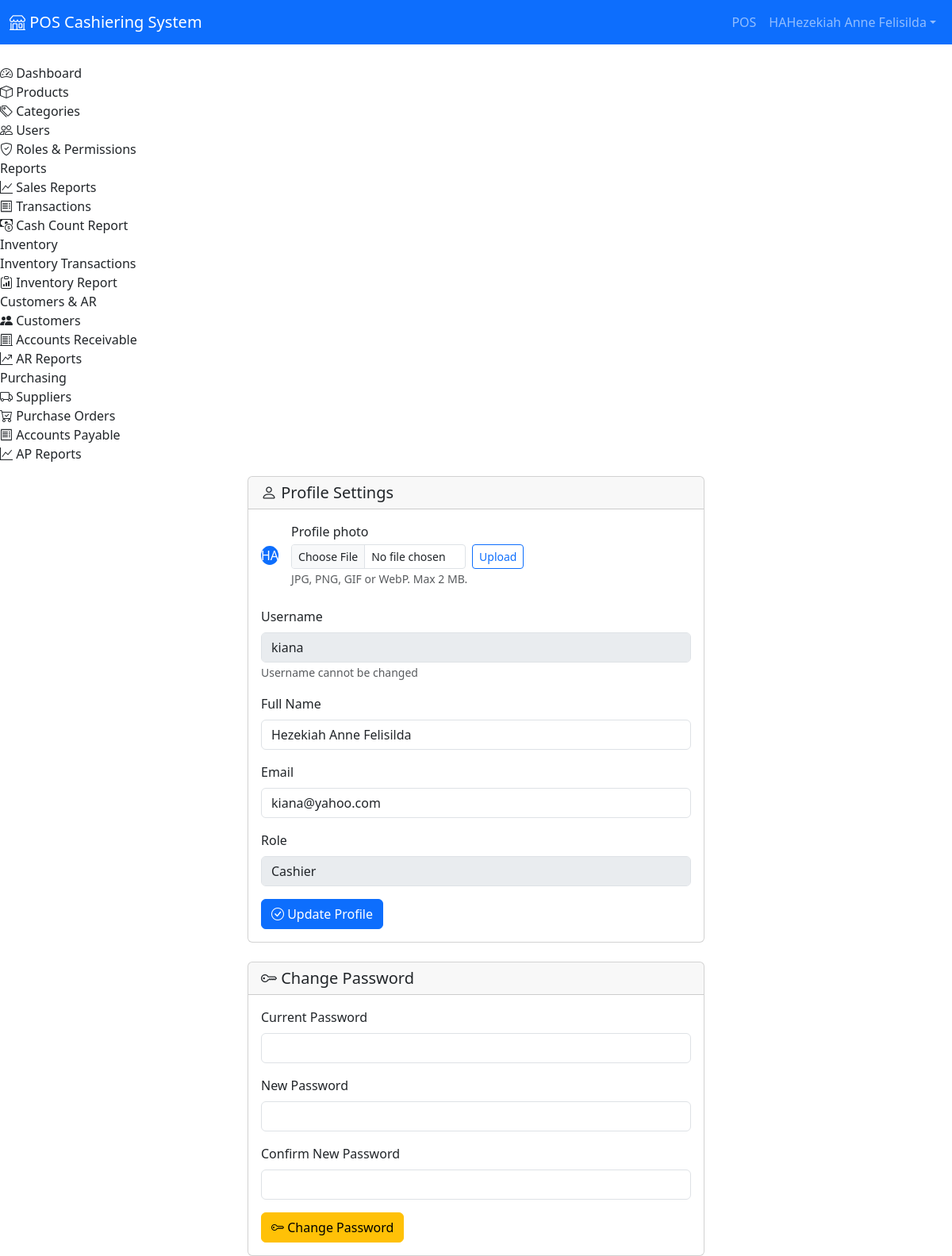
Screenshot of /POS/admin/profile.php (signed in) with the database file from the repository.
### tables this page shows
CREATE TABLE `users` (
  `id` int(11) NOT NULL AUTO_INCREMENT,
  `username` varchar(50) NOT NULL,
  `email` varchar(100) NOT NULL,
  `password` varchar(255) NOT NULL,
  `full_name` varchar(100) NOT NULL,
  `avatar_url` varchar(255) DEFAULT NULL COMMENT 'Profile image path relative to uploads/avatars/',
  `role_id` int(11) NOT NULL,
  `is_active` tinyint(1) DEFAULT 1,
  `created_at` timestamp NOT NULL DEFAULT current_timestamp(),
  `updated_at` timestamp NOT NULL DEFAULT current_timestamp() ON UPDATE current_timestamp(),
  PRIMARY KEY (`id`),
  UNIQUE KEY `username` (`username`),
  UNIQUE KEY `email` (`email`),
  KEY `idx_role` (`role_id`),
  KEY `idx_active` (`is_active`)
);

CREATE TABLE `roles` (
  `id` int(11) NOT NULL AUTO_INCREMENT,
  `role_name` varchar(50) NOT NULL,
  `description` text DEFAULT NULL,
  `created_at` timestamp NOT NULL DEFAULT current_timestamp(),
  PRIMARY KEY (`id`),
  UNIQUE KEY `role_name` (`role_name`)
);

### POS/config/database.php (called while the page is built, shortened)
<?php
class Database {
    private $host = DB_HOST;
    private $user = DB_USER;
    private $pass = DB_PASS;
    private $name = DB_NAME;
    private $conn;
    private function connect() {
        try {
            $this->conn = new PDO(
                "mysql:host={$this->host};dbname={$this->name};charset=utf8mb4",
                $this->user,
                $this->pass,
                [
                    PDO::ATTR_ERRMODE => PDO::ERRMODE_EXCEPTION,
                    PDO::ATTR_DEFAULT_FETCH_MODE => PDO::FETCH_ASSOC,
                    PDO::ATTR_EMULATE_PREPARES => false
                ]
            );
        } catch (PDOException $e) {
            error_log("Database connection failed: " . $e->getMessage());
            throw new Exception("Database connection failed. Please check your database configuration and ensure the database 'pos_system' exists. Error: " . $e->getMessage());
        }
    }
    public function query($sql, $params = []) {
        try {
            $stmt = $this->conn->prepare($sql);
            $stmt->execute($params);
            return $stmt;
        } catch (PDOException $e) {
            error_log("Database query error: " . $e->getMessage());
            throw $e;
        }
    }
    public function fetch($sql, $params = []) {
        return $this->query($sql, $params)->fetch();
    }
}

### POS/config/auth.php (called while the page is built, shortened)
<?php
require_once __DIR__ . '/database.php';
class Auth {
    public function isLoggedIn() {
        return isset($_SESSION['user_id']) &&
               (time() - $_SESSION['login_time']) < SESSION_LIFETIME;
    }
    public function getCurrentUser() {
        return [
            'id' => $_SESSION['user_id'],
            'username' => $_SESSION['username'],
            'full_name' => $_SESSION['full_name'],
            'role_id' => $_SESSION['role_id'],
            'role_name' => $_SESSION['role_name'],
            'avatar_url' => $_SESSION['avatar_url'] ?? null
        ];
    }
}

### POS/admin/profile.php (the view, shortened to what this page needs)
<?php
require_once __DIR__ . '/includes/header.php';
require_once __DIR__ . '/../config/database.php';
$auth->requireLogin();
$db = new Database();
$currentUser = $auth->getCurrentUser();
$user = $db->fetch(
    "SELECT u.id, u.username, u.email, u.full_name, u.avatar_url, u.role_id, r.role_name
     FROM users u
     LEFT JOIN roles r ON u.role_id = r.id
     WHERE u.id = ?",
    [$currentUser['id']]
);
$user['email'] = $user['email'] ?? '';
$user['full_name'] = $user['full_name'] ?? '';
$user['role_name'] = $user['role_name'] ?? '';
$avatarUrl = !empty($user['avatar_url']) ? (APP_URL . '/assets/uploads/' . $user['avatar_url']) : null;
$name = $user['full_name'] ?? $user['username'] ?? 'U';
$parts = preg_split('/\s+/', trim($name), 2);
$initials = isset($parts[1]) ? mb_substr($parts[0], 0, 1) . mb_substr($parts[1], 0, 1) : mb_substr($name, 0, 2);
$initials = strtoupper(mb_substr($initials, 0, 2));
?>
<div class="row justify-content-center">
    <div class="col-md-8 col-lg-6">
        <div class="card">
            <div class="card-header">
                <h5 class="mb-0"><i class="bi bi-person"></i> Profile Settings</h5>
            </div>
            <div class="card-body">
                <div class="d-flex align-items-center mb-4">
                    <div class="profile-avatar-wrap me-3">
                        <span id="profileAvatarInitials" class="profile-avatar-initials rounded-circle d-inline-flex align-items-center justify-content-center bg-primary text-white <?php echo $avatarUrl ? 'd-none' : ''; ?>"><?php echo htmlspecialchars($initials); ?></span>
                    </div>
                    <div>
                        <label class="form-label mb-1">Profile photo</label>
                        <form id="avatarForm" class="d-flex align-items-center gap-2">
                            <input type="file" id="avatarInput" name="avatar" accept="image/jpeg,image/png,image/gif,image/webp" class="form-control form-control-sm" style="max-width:220px">
                            <button type="submit" class="btn btn-sm btn-outline-primary" id="avatarBtn">Upload</button>
                        </form>
                        <small class="text-muted">JPG, PNG, GIF or WebP. Max 2 MB.</small>
                    </div>
                </div>
                <form id="profileForm">
                    <div class="mb-3">
                        <label class="form-label">Username</label>
                        <input type="text" class="form-control" id="username" value="<?php echo htmlspecialchars($user['username']); ?>" readonly disabled>
                        <small class="text-muted">Username cannot be changed</small>
                    </div>
                    <div class="mb-3">
                        <label class="form-label">Full Name</label>
                        <input type="text" class="form-control" id="full_name" name="full_name" value="<?php echo htmlspecialchars($user['full_name']); ?>" required>
                    </div>
                    <div class="mb-3">
                        <label class="form-label">Email</label>
                        <input type="email" class="form-control" id="email" name="email" value="<?php echo htmlspecialchars($user['email'] ?? ''); ?>" required>
                    </div>
                    <div class="mb-3">
                        <label class="form-label">Role</label>
                        <input type="text" class="form-control" value="<?php echo htmlspecialchars($user['role_name'] ?? ''); ?>" readonly disabled>
                    </div>
                    <button type="submit" class="btn btn-primary">
                        <i class="bi bi-check-circle"></i> Update Profile
                    </button>
                </form>
            </div>
        </div>
        <div class="card mt-4">
            <div class="card-header">
                <h5 class="mb-0"><i class="bi bi-key"></i> Change Password</h5>
            </div>
            <div class="card-body">
                <form id="passwordForm">
                    <div class="mb-3">
                        <label class="form-label">Current Password</label>
                        <input type="password" class="form-control" id="current_password" name="current_password" required>
                    </div>
                    <div class="mb-3">
                        <label class="form-label">New Password</label>
                        <input type="password" class="form-control" id="new_password" name="new_password" required minlength="6">
                    </div>
                    <div class="mb-3">
                        <label class="form-label">Confirm New Password</label>
                        <input type="password" class="form-control" id="confirm_password" name="confirm_password" required minlength="6">
                    </div>
                    <button type="submit" class="btn btn-warning">
                        <i class="bi bi-key"></i> Change Password
                    </button>
                </form>
            </div>
        </div>
    </div>
</div>
<?php require_once __DIR__ . '/includes/footer.php'; ?>

### rows the page displays
users: full_name "HA", username "kiana", full_name "Hezekiah Anne Felisilda", email "kiana@yahoo.com", role.role_name "Cashier"

### other values shown
APP_NAME "POS Cashiering System"
$headerInitials "HA"
$currentUser['full_name'] "Hezekiah Anne Felisilda"
